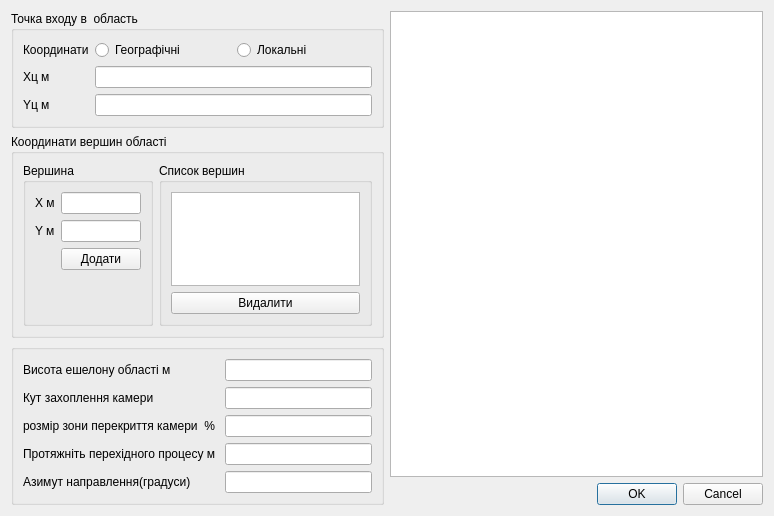
<?xml version="1.0" encoding="UTF-8"?>
<ui version="4.0">
 <class>Region_Dialog</class>
 <widget class="QDialog" name="Region_Dialog">
  <property name="geometry">
   <rect>
    <x>0</x>
    <y>0</y>
    <width>774</width>
    <height>516</height>
   </rect>
  </property>
  <property name="windowTitle">
   <string>Маневр &quot;область&quot;</string>
  </property>
  <layout class="QHBoxLayout" name="horizontalLayout_2">
   <item>
    <layout class="QHBoxLayout" name="horizontalLayout" stretch="1,1">
     <item>
      <layout class="QVBoxLayout" name="verticalLayout" stretch="1,3,2">
       <item>
        <widget class="QGroupBox" name="groupBox">
         <property name="title">
          <string>Точка входу в  область</string>
         </property>
         <layout class="QGridLayout" name="gridLayout">
          <item row="1" column="0">
           <widget class="QLabel" name="x_edit">
            <property name="text">
             <string>Хц м</string>
            </property>
           </widget>
          </item>
          <item row="1" column="1">
           <widget class="QLineEdit" name="center_x_edit"/>
          </item>
          <item row="2" column="0">
           <widget class="QLabel" name="y_edit">
            <property name="text">
             <string>Yц м</string>
            </property>
           </widget>
          </item>
          <item row="2" column="1">
           <widget class="QLineEdit" name="center_y_edit"/>
          </item>
          <item row="0" column="0">
           <widget class="QLabel" name="label_10">
            <property name="text">
             <string>Координати</string>
            </property>
           </widget>
          </item>
          <item row="0" column="1">
           <layout class="QHBoxLayout" name="horizontalLayout_3">
            <item>
             <widget class="QRadioButton" name="geo_coord_radioB">
              <property name="text">
               <string>Географічні</string>
              </property>
             </widget>
            </item>
            <item>
             <widget class="QRadioButton" name="local_coord_radioB">
              <property name="text">
               <string>Локальні</string>
              </property>
             </widget>
            </item>
           </layout>
          </item>
         </layout>
        </widget>
       </item>
       <item>
        <widget class="QGroupBox" name="groupBox_2">
         <property name="title">
          <string>Координати вершин області</string>
         </property>
         <layout class="QGridLayout" name="gridLayout_4">
          <item row="0" column="0">
           <widget class="QGroupBox" name="groupBox_3">
            <property name="title">
             <string>Вершина</string>
            </property>
            <layout class="QGridLayout" name="gridLayout_3">
             <item row="2" column="1">
              <widget class="QPushButton" name="add_Point_Button">
               <property name="text">
                <string>Додати</string>
               </property>
              </widget>
             </item>
             <item row="1" column="1">
              <widget class="QLineEdit" name="point_y_edit"/>
             </item>
             <item row="1" column="0">
              <widget class="QLabel" name="label_9">
               <property name="text">
                <string>Y м</string>
               </property>
              </widget>
             </item>
             <item row="0" column="0">
              <widget class="QLabel" name="label_8">
               <property name="text">
                <string>Х м</string>
               </property>
              </widget>
             </item>
             <item row="0" column="1">
              <widget class="QLineEdit" name="point_x_edit"/>
             </item>
             <item row="3" column="1">
              <spacer name="verticalSpacer">
               <property name="orientation">
                <enum>Qt::Vertical</enum>
               </property>
               <property name="sizeHint" stdset="0">
                <size>
                 <width>20</width>
                 <height>40</height>
                </size>
               </property>
              </spacer>
             </item>
            </layout>
           </widget>
          </item>
          <item row="0" column="1">
           <widget class="QGroupBox" name="groupBox_4">
            <property name="title">
             <string>Список вершин</string>
            </property>
            <layout class="QVBoxLayout" name="verticalLayout_3">
             <item>
              <widget class="QTableWidget" name="tableWidget"/>
             </item>
             <item>
              <widget class="QPushButton" name="delete_Point_Button">
               <property name="text">
                <string>Видалити</string>
               </property>
              </widget>
             </item>
            </layout>
           </widget>
          </item>
         </layout>
        </widget>
       </item>
       <item>
        <widget class="QGroupBox" name="groupBox_5">
         <property name="title">
          <string/>
         </property>
         <layout class="QGridLayout" name="gridLayout_2">
          <item row="0" column="0">
           <widget class="QLabel" name="label_3">
            <property name="text">
             <string>Висота ешелону області м</string>
            </property>
           </widget>
          </item>
          <item row="0" column="1">
           <widget class="QLineEdit" name="lineEdit"/>
          </item>
          <item row="1" column="0">
           <widget class="QLabel" name="label_4">
            <property name="text">
             <string>Кут захоплення камери</string>
            </property>
           </widget>
          </item>
          <item row="1" column="1">
           <widget class="QLineEdit" name="lineEdit_2"/>
          </item>
          <item row="2" column="0">
           <widget class="QLabel" name="label_5">
            <property name="text">
             <string>розмір зони перекриття камери  %</string>
            </property>
           </widget>
          </item>
          <item row="2" column="1">
           <widget class="QLineEdit" name="lineEdit_3"/>
          </item>
          <item row="3" column="0">
           <widget class="QLabel" name="label_6">
            <property name="text">
             <string>Протяжніть перехідного процесу м </string>
            </property>
           </widget>
          </item>
          <item row="3" column="1">
           <widget class="QLineEdit" name="proces_distance_edit"/>
          </item>
          <item row="4" column="1">
           <widget class="QLineEdit" name="Angle_edit"/>
          </item>
          <item row="4" column="0">
           <widget class="QLabel" name="label_7">
            <property name="text">
             <string>Азимут направлення(градуси)</string>
            </property>
           </widget>
          </item>
         </layout>
        </widget>
       </item>
      </layout>
     </item>
     <item>
      <layout class="QVBoxLayout" name="verticalLayout_2">
       <item>
        <widget class="QGraphicsView" name="graphicsView">
         <property name="verticalScrollBarPolicy">
          <enum>Qt::ScrollBarAlwaysOff</enum>
         </property>
         <property name="horizontalScrollBarPolicy">
          <enum>Qt::ScrollBarAlwaysOff</enum>
         </property>
         <property name="alignment">
          <set>Qt::AlignLeading|Qt::AlignLeft|Qt::AlignTop</set>
         </property>
        </widget>
       </item>
       <item>
        <widget class="QDialogButtonBox" name="buttonBox">
         <property name="orientation">
          <enum>Qt::Horizontal</enum>
         </property>
         <property name="standardButtons">
          <set>QDialogButtonBox::Cancel|QDialogButtonBox::Ok</set>
         </property>
        </widget>
       </item>
      </layout>
     </item>
    </layout>
   </item>
  </layout>
 </widget>
 <resources/>
 <connections>
  <connection>
   <sender>buttonBox</sender>
   <signal>rejected()</signal>
   <receiver>Region_Dialog</receiver>
   <slot>reject()</slot>
   <hints>
    <hint type="sourcelabel">
     <x>316</x>
     <y>260</y>
    </hint>
    <hint type="destinationlabel">
     <x>286</x>
     <y>274</y>
    </hint>
   </hints>
  </connection>
 </connections>
</ui>
